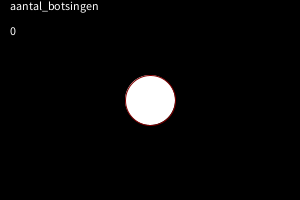
Frame 1 (no input)
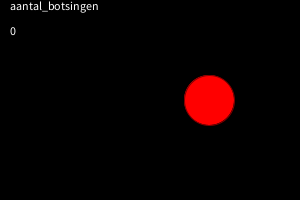
Frame 60 (the mouse pressed at the canvas centre just before this capture)
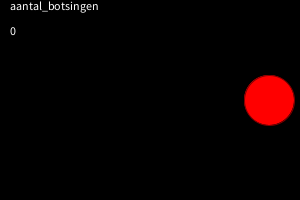
Frame 120 (the mouse held since frame 60 and released just before this capture)

The Processing sketch that drew these frames (run headless with seeded random() and noise(); from frame 60 on, the mouse is pressed at the canvas centre):

// Processing sketch: Eind_presentatie_Himar
// ── Eind_presentatie_Himar.pde
float x = 150;
float y = 100;
float snelheid_naar_rechts = 1;
int botsingen = 0;

void setup()
{
  size(300, 200);
}

void draw()
{
  background(0,0,0);
  stroke(128,0,0);
  ellipse(x, y, 50, 50);
  fill(255, 255, 255);
  text("aantal_botsingen",10,10);
   text(botsingen,10,35);
  fill(255, 0, 0);
  x = x + snelheid_naar_rechts;
  if (x > 275)
  {
    snelheid_naar_rechts = - snelheid_naar_rechts;
    botsingen++;
    
  }
  if (x < 25)
  {
    snelheid_naar_rechts = -snelheid_naar_rechts;
    botsingen = botsingen + 1;
  }
}
